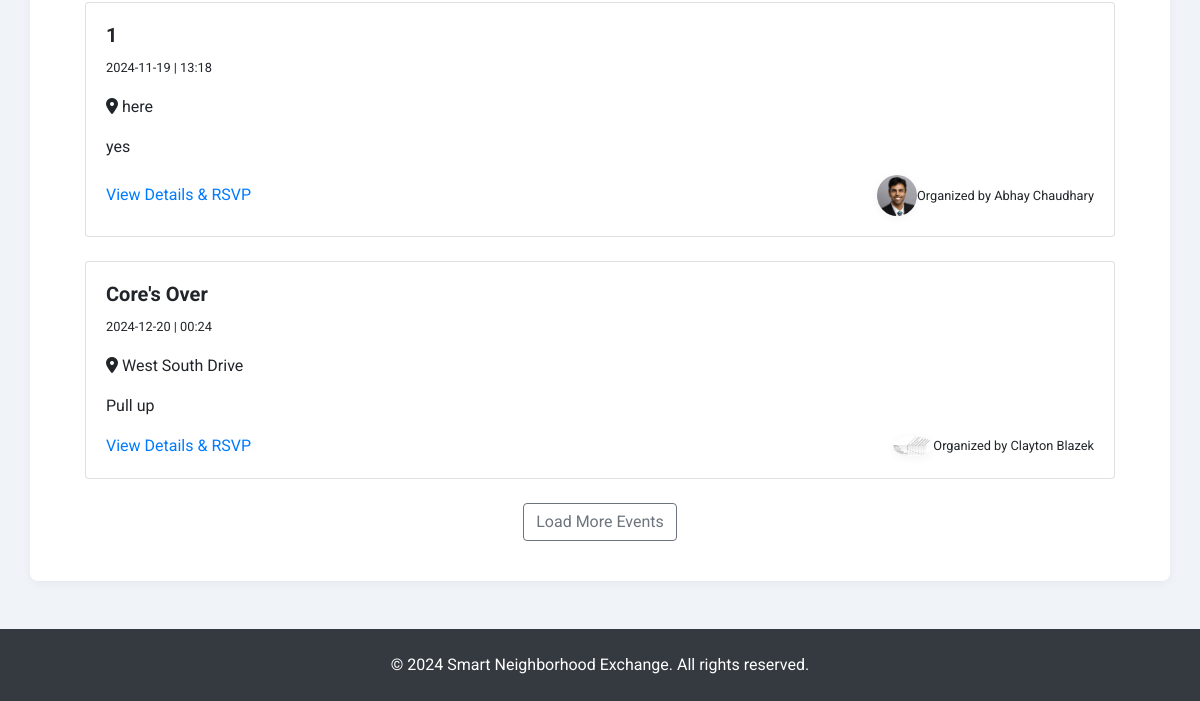
The app's page /community-events (signed in, lower part), older data.
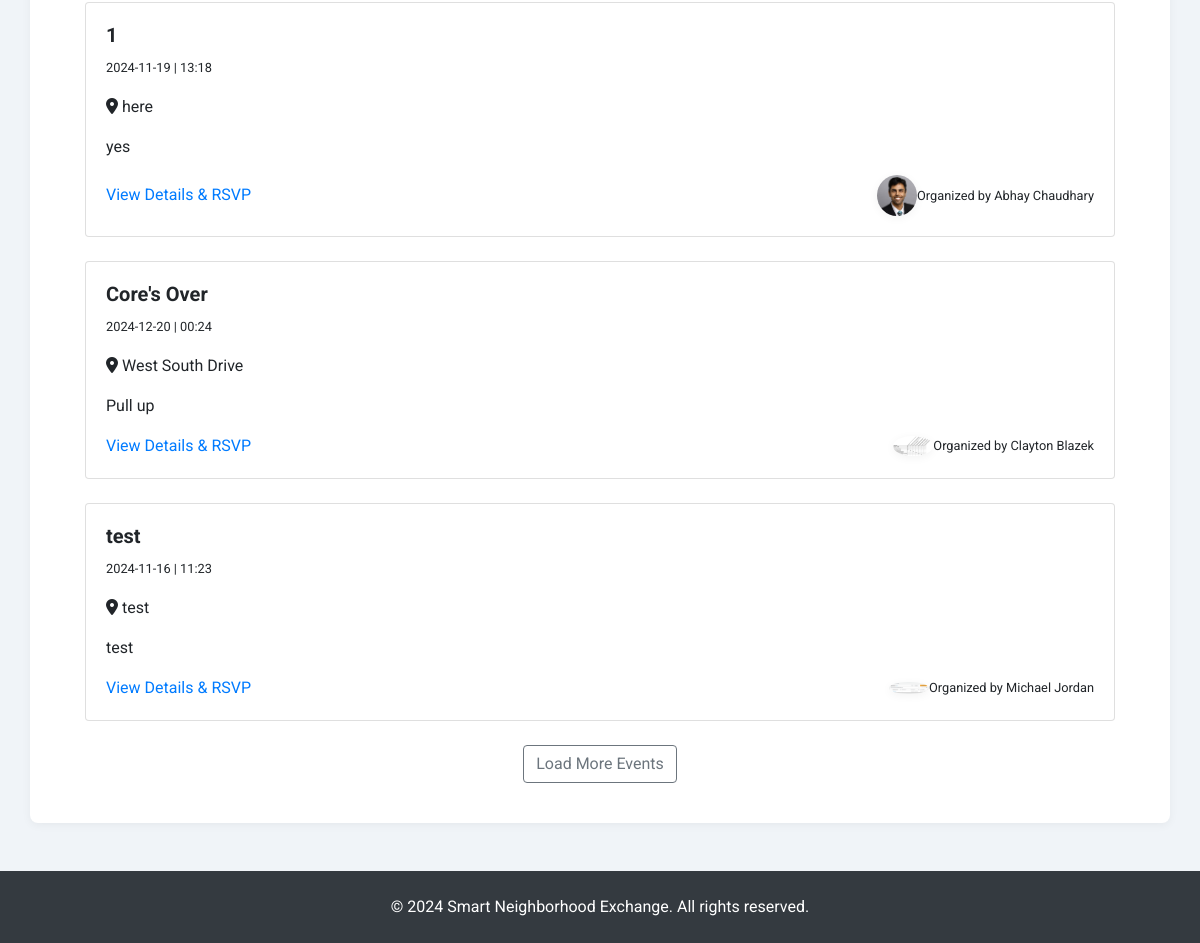
The same page, newer data.
### tables this page shows
CREATE TABLE CommunityEvents (
            event_id INTEGER PRIMARY KEY AUTOINCREMENT,
            user_id INTEGER,
            title TEXT NOT NULL,
            description TEXT,
            location TEXT,
            date TEXT NOT NULL,
            time TEXT,
            FOREIGN KEY (user_id) REFERENCES Users(user_id)
        );

CREATE TABLE Users (
            user_id INTEGER PRIMARY KEY AUTOINCREMENT,
            name TEXT NOT NULL,
            email TEXT NOT NULL UNIQUE,
            password TEXT NOT NULL,
            profile_image TEXT,
            location TEXT
        );

### app.py (the view, shortened to what this page needs)
@app.route('/community-events', methods=['GET', 'POST'])
def community_events():
    if 'user_id' not in session:
        return redirect(url_for('login'))
    error = None
    with sqlite3.connect('projects.db') as conn:
        conn.row_factory = sqlite3.Row
        c = conn.cursor()
        c.execute('''
            SELECT CommunityEvents.*, Users.name AS organizer_name, Users.profile_image AS organizer_profile_image
            FROM CommunityEvents
            JOIN Users ON CommunityEvents.user_id = Users.user_id
        ''')
        events = c.fetchall()
    return render_template('events.html', events=events)

### templates/events.html (shortened to what this page needs)
{% extends "base.html" %}
{% block content %}
<div class="container mt-5">
    <div class="event-list">
        {% for event in events %}
            <div class="card mb-4">
                <div class="card-body">
                    <div class="d-flex justify-content-between">
                        <h5 class="font-weight-bold">{{ event.title }}</h5>
                    </div>
                    <p><small>{{ event.date }} | {{ event.time }}</small></p>
                    <p><i class="fas fa-map-marker-alt"></i> {{ event.location }}</p>
                    <p>{{ event.description[:100] }}{% if event.description|length > 100 %}...{% endif %}</p>
                    <div class="d-flex justify-content-between align-items-center">
                        <a href="{{ url_for('event_details', event_id=event.event_id) }}" class="text-primary">View Details & RSVP</a>
                        <div class="d-flex align-items-center">
                            <img src="{{ url_for('static', filename='uploads/' + (event.organizer_profile_image or 'default_profile.jpg')) }}" alt="Your Profile" class="rounded-circle" width="40">
                            <small>Organized by {{ event.organizer_name }}</small>
                        </div>
                    </div>
                </div>
            </div>
        {% else %}
            <p>No events available at the moment. Be the first to <a href="{{ url_for('create_event') }}">create an event</a>!</p>
        {% endfor %}
    </div>
    <div class="text-center mt-4">
        <button class="btn btn-outline-secondary">Load More Events</button>
    </div>
</div>
{% endblock %}

Row changes from the older to the newer data that the page shows:
added CommunityEvents: title "test", date "2024-11-16", time "11:23", location "test", description "test", profile_image (picture), organizer_name "Michael Jordan"
